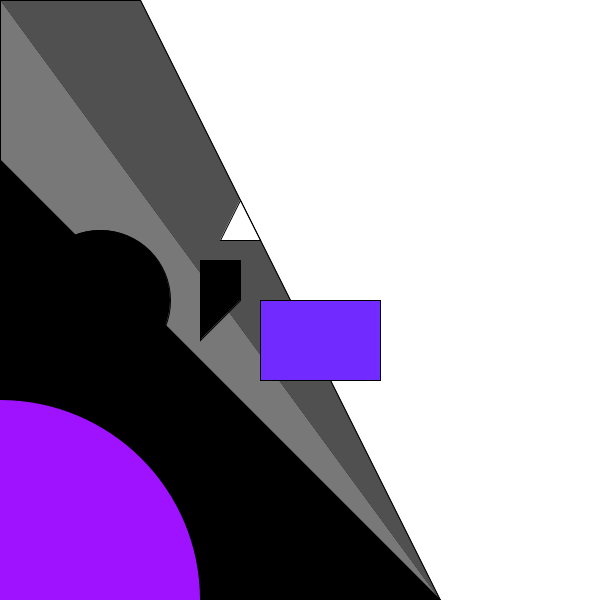
Frame 1 (no input)
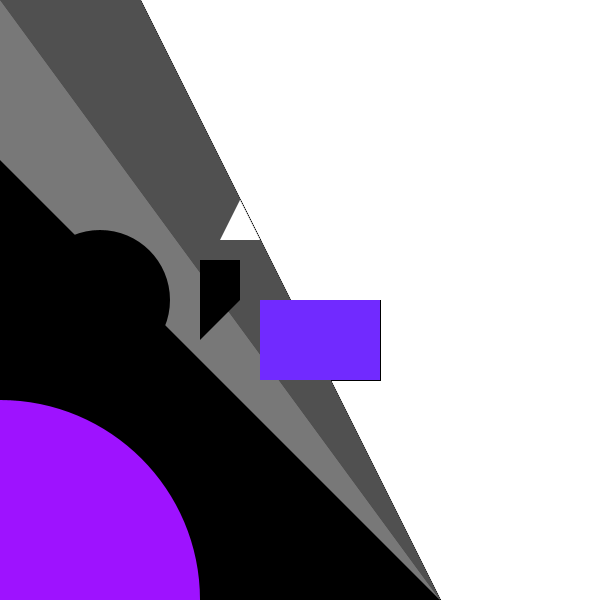
Frame 60 (the mouse pressed at the canvas centre just before this capture)
Frame 120 (the mouse held since frame 60 and released just before this capture): identical to frame 60, image omitted

The Processing sketch that drew these frames (run headless with seeded random() and noise(); from frame 60 on, the mouse is pressed at the canvas centre):

// Processing sketch: processing_14308
// ── processing_14308.pde

int radius = 200; 
int A =0; 
int B = 600;
int D = 460; 
int E = 500; 
int G = 300;
int H = 140;
int I = 280;


void setup() {
  size(600, 600); 
  ellipseMode(RADIUS); 
  background(255);
  
}
void draw() {
  

  
  //project 1
  
  
    smooth();
    
    line(440,600,140,0);
    line(440,600,0,0);
    line(440,600,0,160);
    line(440,600,0,220);
    
    fill(200);
    beginShape();
    vertex(0,160);
    vertex(0,220);
    vertex(440,600);
    endShape();
    noFill();


    fill(120);
    beginShape();
    vertex(0,0);
    vertex(0,160);
    vertex(440,600);
    endShape();
    noFill();
    
    fill(80);
    beginShape();
    vertex(0,0);
    vertex(140,0);
    vertex(440,600);
    endShape();
    noFill();


    fill(240);
    beginShape();
    vertex(0,220);
    vertex(0,300);
    vertex(440,600);
    endShape();
    noFill();
  
    fill(0);
    quad(200,260,240,260,240,300,200,340);
    noFill();
  
    fill(0);
    ellipse(100,300,70,70);
    beginShape();
    vertex(0,600);
    vertex(0,160);
    vertex(440,600);
    endShape();
    
    fill(255);
    triangle(240,200,260,240,220,240);
    noFill();

    fill(113,42,255);
    rect(260,300,120,80);
  
  //project 2
 
 

 
   noStroke();
 //bigger circle
  float C = dist(A, B, mouseX, mouseY);
  if (C < radius) {
    radius= radius+2;
    fill(26, 219, 160);
  }
  else {
    fill(158, 18, 255);
  }
  ellipse(0, 600, radius, radius);
  }
   void mousePressed(){
  radius = 200;
  
  
   //color reverse
  if(mousePressed == true) {
    background(255,255,140);}
 
 
  float mapR =map(mouseX, 0 ,0, 205, 225);
  float mapG = map(mouseY, 0, 600, 0, 255);
  fill(mapR, mapG, 0);
  rect(0,0,width, height);
 
  
  //change color cross  
  if(( mouseX > G )&&( mouseX < E )&&( mouseY > H)&&( mouseY < I )) {
    fill(26, 219, 160);
  }
  else if(( mouseX > E)&&(mouseY <D)) {
    fill(26, 219, 160);
  }
  else {
    fill(200);
  }
  beginShape();
  vertex(E,0);
  vertex(E,H);
  vertex(G,H);
  vertex(G,I);
  vertex(E,I);
  vertex(E,D);
  vertex(B,D);
  vertex(B,0);
  endShape();
  
 

}
